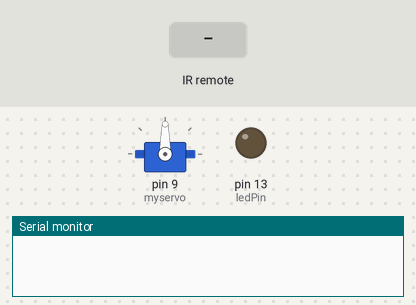
Recording of a sketch running on a simulated Arduino Uno, built with avr-gcc and run on an emulated ATmega328P. Shown: servo, output pins drawn as LEDs (lit = HIGH), the last lines printed to the serial monitor. The test bench sets the inputs (shaded band).

Above: at 1.4 s.
1.5 s: infrared code 0xFFA25D received
At 3.3 s:
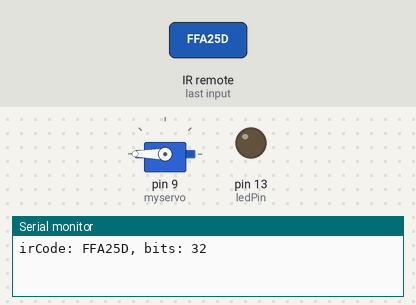
3.9 s: infrared code 0xFF30CF received
At 5.2 s:
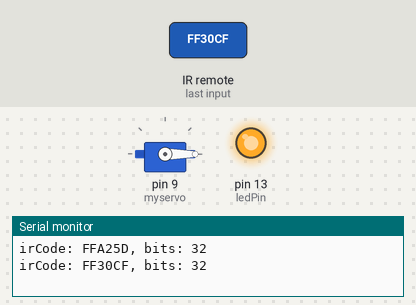
Timing chart, 0 to 6.9 s (numbered marks = the images above; inputs shaded):
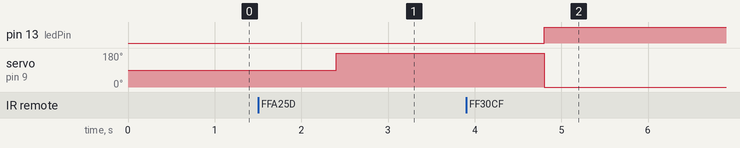

The sketch:

servo_irReceive.ino
```cpp
/***********************************************
* 湖南创乐博智能科技有限公司
* name:Infrared-Receiver
* function:press the CH- key of a remote control,
* and both the LED attached and that connected to pin 13 on the arduino Uno board will light up.
* Then press any other key, and the LEDs will go out.
**********************************************/
#include <IRremote.h>
#include <Servo.h>
const int irReceiverPin =7; //the SIG of receiver module attach to pin7——连接红外接收器的DO接口
const int ledPin = 13;//pin 13 built-in led——连接LED灯的R接口
IRrecv irrecv(irReceiverPin); //Creates a variable of type IRrecv
decode_results results;
Servo myservo;  // 定义Servo对象来控制
void setup()
{
  pinMode(ledPin,OUTPUT);//set ledpin as OUTPUT
  Serial.begin(9600);//initialize serial
  irrecv.enableIRIn(); //enable ir receiver module
  myservo.attach(9);
}
void loop()
{
  if (irrecv.decode(&results)) //if the ir receiver module receiver data
  {
    Serial.print("irCode: "); //print"irCode: "
    Serial.print(results.value, HEX); //print the value in hexdecimal
    Serial.print(", bits: "); //print" , bits: "
    Serial.println(results.bits); //print the bits
    irrecv.resume(); // Receive the next value
  }
  delay(600); //delay 600ms
  if(results.value == 0xFFA25D)//if receiver module receive OxFFA25D
  {
    digitalWrite(ledPin,HIGH);//turn on the led
    myservo.write(180);
    //Serial.println("ok");
  }
   if(results.value == 0xFF30CF)//if receiver module receive 0xFF30CF
  {
    digitalWrite(ledPin,HIGH);//turn on the led
    myservo.write(-180);
    //Serial.println("ok");
  }
  else
  {
    digitalWrite(ledPin,LOW);//turn off the led
    //Serial.println("no");
  }

}
```

Measured:
- after the input at 1.5 s, servo on pin 9 (myservo): 90° → 180° after 0.90 s
- after the input at 3.9 s, pin 13 (ledPin): LOW → HIGH after 0.90 s; servo on pin 9 (myservo): 180° → 0° after 0.90 s
